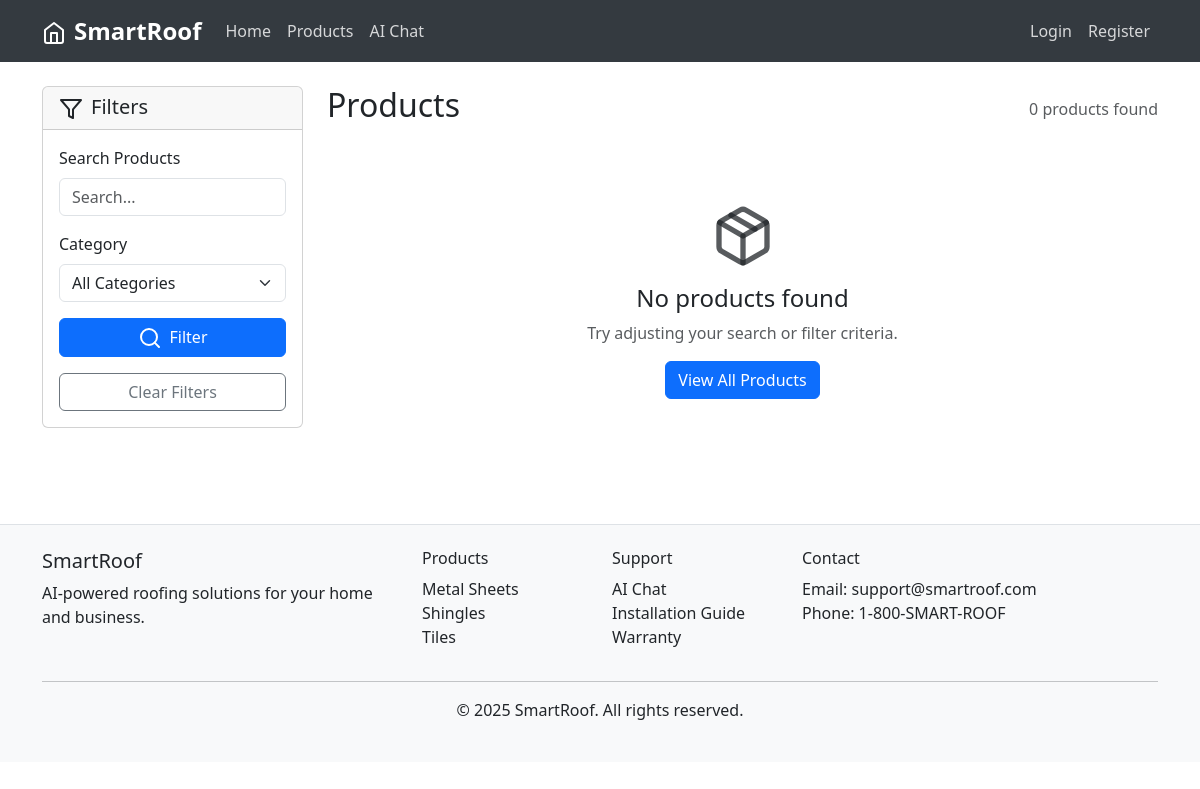
Before: /products?category=Shingles with the older database file.
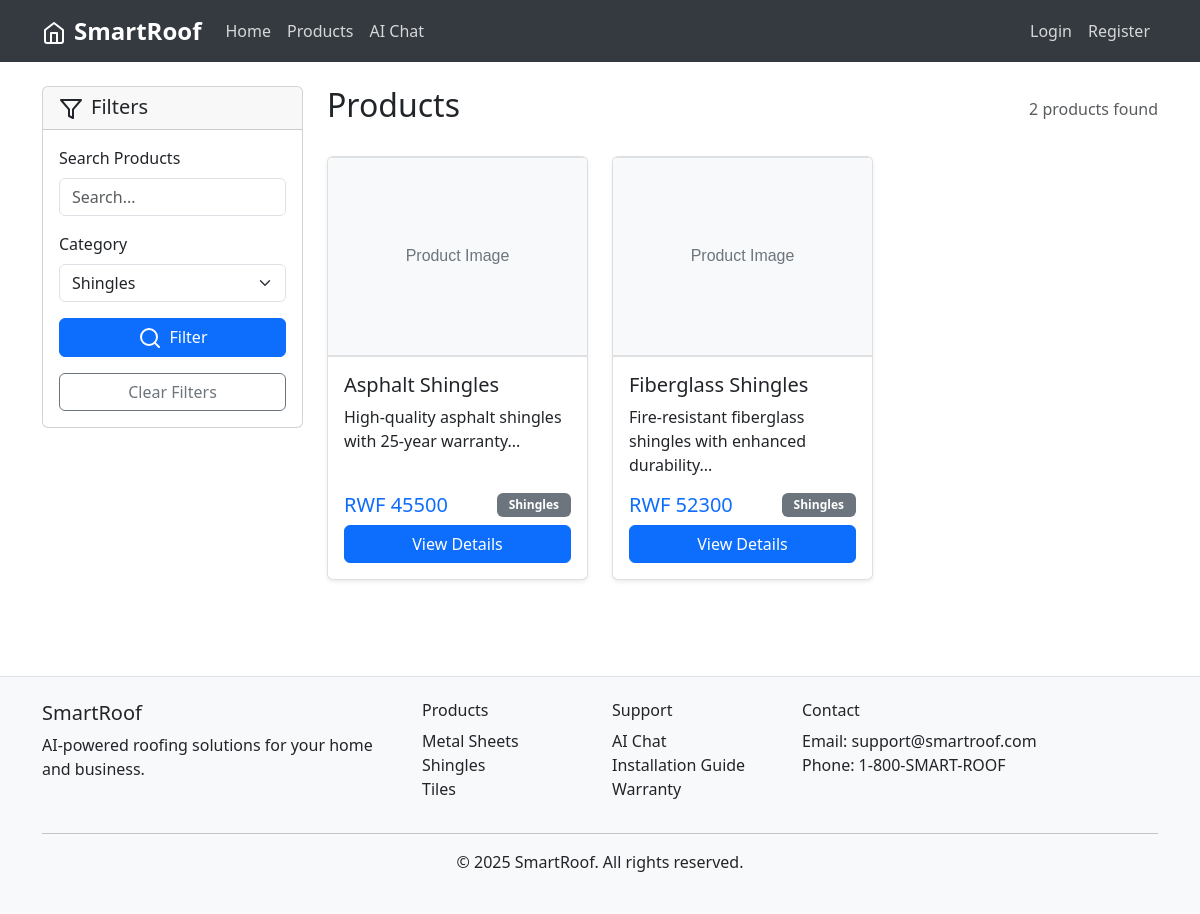
After: the same page with the newer database file.
### tables this page shows
CREATE TABLE products (
            id INTEGER PRIMARY KEY AUTOINCREMENT,
            name TEXT NOT NULL,
            description TEXT,
            price REAL NOT NULL,
            category TEXT NOT NULL,
            image_url TEXT,
            stock INTEGER DEFAULT 100,
            created_at TIMESTAMP DEFAULT CURRENT_TIMESTAMP
        );

### routes.py (the view)
@app.route('/products')
def products():
    products_dict = Product.get_all()
    category = request.args.get('category', '')
    search = request.args.get('search', '')
    filtered_products = list(products_dict.values())
    if category:
        filtered_products = [p for p in filtered_products if p.category == category]
    if search:
        filtered_products = [p for p in filtered_products
                           if search.lower() in p.name.lower() or
                              search.lower() in p.description.lower()]
    categories = list(set(p.category for p in products_dict.values()))
    return render_template('products.html',
                         products=filtered_products,
                         categories=categories,
                         selected_category=category,
                         search_query=search)

### database.py (called while the page is built)
def get_db_connection():
    conn = sqlite3.connect(DATABASE_PATH)
    conn.row_factory = sqlite3.Row
    return conn

### models.py (called while the page is built)
    @staticmethod
    def get_all():
        conn = get_db_connection()
        products = conn.execute('SELECT * FROM products').fetchall()
        conn.close()
        return {product['id']: Product(
            product['id'], product['name'], product['description'],
            product['price'], product['category'], product['image_url'],
            product['stock'], product['created_at']
        ) for product in products}

### templates/products.html (shortened to what this page needs)
{% extends "base.html" %}
{% block content %}
<div class="container py-4">
    <div class="row">
        <div class="col-lg-3 mb-4">
            <div class="card">
                <div class="card-header">
                    <h5 class="mb-0">
                        <i data-feather="filter" class="me-2"></i>Filters
                    </h5>
                </div>
                <div class="card-body">
                    <form method="GET" class="mb-3">
                        <div class="mb-3">
                            <label for="search" class="form-label">Search Products</label>
                            <input type="text" class="form-control" id="search" name="search"
                                   value="{{ search_query }}" placeholder="Search...">
                        </div>
                        <div class="mb-3">
                            <label for="category" class="form-label">Category</label>
                            <select class="form-select" id="category" name="category">
                                <option value="">All Categories</option>
                                {% for cat in categories %}
                                <option value="{{ cat }}" {% if cat == selected_category %}selected{% endif %}>
                                    {{ cat }}
                                </option>
                                {% endfor %}
                            </select>
                        </div>
                        <button type="submit" class="btn btn-primary w-100 no-global-loader">
                            <i data-feather="search" class="me-2"></i>Filter
                        </button>
                    </form>
                    <a href="{{ url_for('products') }}" class="btn btn-outline-secondary w-100">
                        Clear Filters
                    </a>
                </div>
            </div>
        </div>
        <div class="col-lg-9">
            <div class="d-flex justify-content-between align-items-center mb-4">
                <h2>Products</h2>
                <span class="text-muted">{{ products|length }} products found</span>
            </div>
            {% if products %}
            <div class="row">
                {% for product in products %}
                <div class="col-md-4 mb-4">
                    <div class="card h-100 product-card">
                        <img src="{{ product.image_url }}" class="card-img-top" alt="{{ product.name }}">
                        <div class="card-body d-flex flex-column">
                            <h5 class="card-title">{{ product.name }}</h5>
                            <p class="card-text">{{ product.description[:100] }}...</p>
                            <div class="mt-auto">
                                <div class="d-flex justify-content-between align-items-center mb-2">
                                    <span class="h5 text-primary mb-0">RWF {{ (product.price * 1000)|int }}</span>
                                    <span class="badge bg-secondary">{{ product.category }}</span>
                                </div>
                                <a href="{{ url_for('product_detail', product_id=product.id) }}"
                                   class="btn btn-primary w-100">View Details</a>
                            </div>
                        </div>
                    </div>
                </div>
                {% endfor %}
            </div>
            {% else %}
            <div class="text-center py-5">
                <i data-feather="package" style="width: 64px; height: 64px;" class="text-muted mb-3"></i>
                <h4>No products found</h4>
                <p class="text-muted">Try adjusting your search or filter criteria.</p>
                <a href="{{ url_for('products') }}" class="btn btn-primary">View All Products</a>
            </div>
            {% endif %}
        </div>
    </div>
</div>
{% endblock %}

### templates/base.html (shortened to what this page needs)
<!DOCTYPE html>
<html lang="en" data-bs-theme="light">
<head>
    <link href="https://cdn.jsdelivr.net/npm/bootstrap@5.3.0/dist/css/bootstrap.min.css" rel="stylesheet">
    <link rel="stylesheet" href="{{ url_for('static', filename='css/style.css') }}">
</head>
<body>
    <nav class="navbar navbar-expand-lg navbar-dark">
        <div class="container">
            <a class="navbar-brand fw-bold" href="{{ url_for('index') }}">
                <i data-feather="home" class="me-2"></i>SmartRoof
            </a>
            <div class="collapse navbar-collapse" id="navbarNav">
                <ul class="navbar-nav me-auto">
                    <li class="nav-item">
                        <a class="nav-link" href="{{ url_for('index') }}">Home</a>
                    </li>
                    <li class="nav-item">
                        <a class="nav-link" href="{{ url_for('products') }}">Products</a>
                    </li>
                    <li class="nav-item">
                        <a class="nav-link" href="{{ url_for('chat') }}">AI Chat</a>
                    </li>
                </ul>
                <ul class="navbar-nav">
                    {% if current_user.is_authenticated %}
                        <li class="nav-item">
                            <a class="nav-link" href="{{ url_for('cart') }}">
                                <i data-feather="shopping-cart"></i> Cart
                            </a>
                        </li>
                        <li class="nav-item dropdown">
                            <a class="nav-link dropdown-toggle" href="#" id="navbarDropdown" role="button" data-bs-toggle="dropdown">
                                <i data-feather="user"></i> {{ current_user.username }}
                            </a>
                            <ul class="dropdown-menu">
                                <li><a class="dropdown-item" href="{{ url_for('profile') }}">Profile</a></li>
                                {% if current_user.is_admin %}
                                    <li><a class="dropdown-item" href="{{ url_for('admin_dashboard') }}">Admin Dashboard</a></li>
                                {% endif %}
                                <li><hr class="dropdown-divider"></li>
                                <li><a class="dropdown-item" href="{{ url_for('logout') }}">Logout</a></li>
                            </ul>
                        </li>
                    {% else %}
                        <li class="nav-item">
                            <a class="nav-link" href="{{ url_for('login') }}">Login</a>
                        </li>
                        <li class="nav-item">
                            <a class="nav-link" href="{{ url_for('register') }}">Register</a>
                        </li>
                    {% endif %}
                </ul>
            </div>
        </div>
    </nav>
    <main>
        {% block content %}{% endblock %}
    </main>
    <footer class="bg-light text-dark py-4 mt-5 border-top">
        <div class="container">
            <div class="row">
                <div class="col-md-4">
                    <h5>SmartRoof</h5>
                    <p>AI-powered roofing solutions for your home and business.</p>
                </div>
                <div class="col-md-2">
                    <h6>Products</h6>
                    <ul class="list-unstyled">
                        <li><a href="{{ url_for('products', category='Metal Sheets') }}" class="text-dark">Metal Sheets</a></li>
                        <li><a href="{{ url_for('products', category='Shingles') }}" class="text-dark">Shingles</a></li>
                        <li><a href="{{ url_for('products', category='Tiles') }}" class="text-dark">Tiles</a></li>
                    </ul>
                </div>
                <div class="col-md-2">
                    <h6>Support</h6>
                    <ul class="list-unstyled">
                        <li><a href="{{ url_for('chat') }}" class="text-dark">AI Chat</a></li>
                        <li><a href="#" class="text-dark">Installation Guide</a></li>
                        <li><a href="#" class="text-dark">Warranty</a></li>
                    </ul>
                </div>
                <div class="col-md-4">
                    <h6>Contact</h6>
                    <p>Email: support@smartroof.com<br>Phone: 1-800-SMART-ROOF</p>
                </div>
            </div>
            <hr>
            <div class="text-center">
                <p>&copy; 2025 SmartRoof. All rights reserved.</p>
            </div>
        </div>
    </footer>
</body>
</html>

### static/css/style.css (style rules this page uses)
.navbar { background-color: #343a40 !important; }
.navbar-brand { font-size: 1.5rem; font-weight: 700; color: white !important; }
.navbar-nav .nav-link { color: rgba(255, 255, 255, 0.8) !important; font-weight: 500; }
.card { transition: transform 0.2s ease-in-out; }
.product-card { height: 100%; display: flex; flex-direction: column; border: 1px solid rgba(0, 0, 0, 0.125); box-shadow: 0 0.125rem 0.25rem rgba(0, 0, 0, 0.075); transition: transform 0.2s ease-in-out, box-shadow 0.2s ease-in-out; }
.product-card .card-img-top { height: 200px; object-fit: cover; object-position: center; width: 100%; border-bottom: 1px solid rgba(0, 0, 0, 0.125); }
.product-card .card-body { flex: 1; display: flex; flex-direction: column; }
.btn { transition: all 0.2s ease-in-out; }
footer { margin-top: auto; }
footer a { text-decoration: none; transition: color 0.2s ease-in-out; }
.badge { font-size: 0.75rem; padding: 0.375rem 0.75rem; }

Changed rows visible on the page:
now on this page (row edited): products: image_url (placeholder picture), name "Asphalt Shingles", description "High-quality asphalt shingles with 25-year warranty", (product.price*1000)|int "45500", category "Shingles"
now on this page (row edited): products: image_url (placeholder picture), name "Fiberglass Shingles", description "Fire-resistant fiberglass shingles with enhanced durability", (product.price*1000)|int "52300", category "Shingles"
Other visible differences:
form field category: "All Categories" → "Shingles"
{{ products|length }}: "0" → "2"
text no longer shown: "No products found Try adjusting your search or filter criteria. View All Products"
